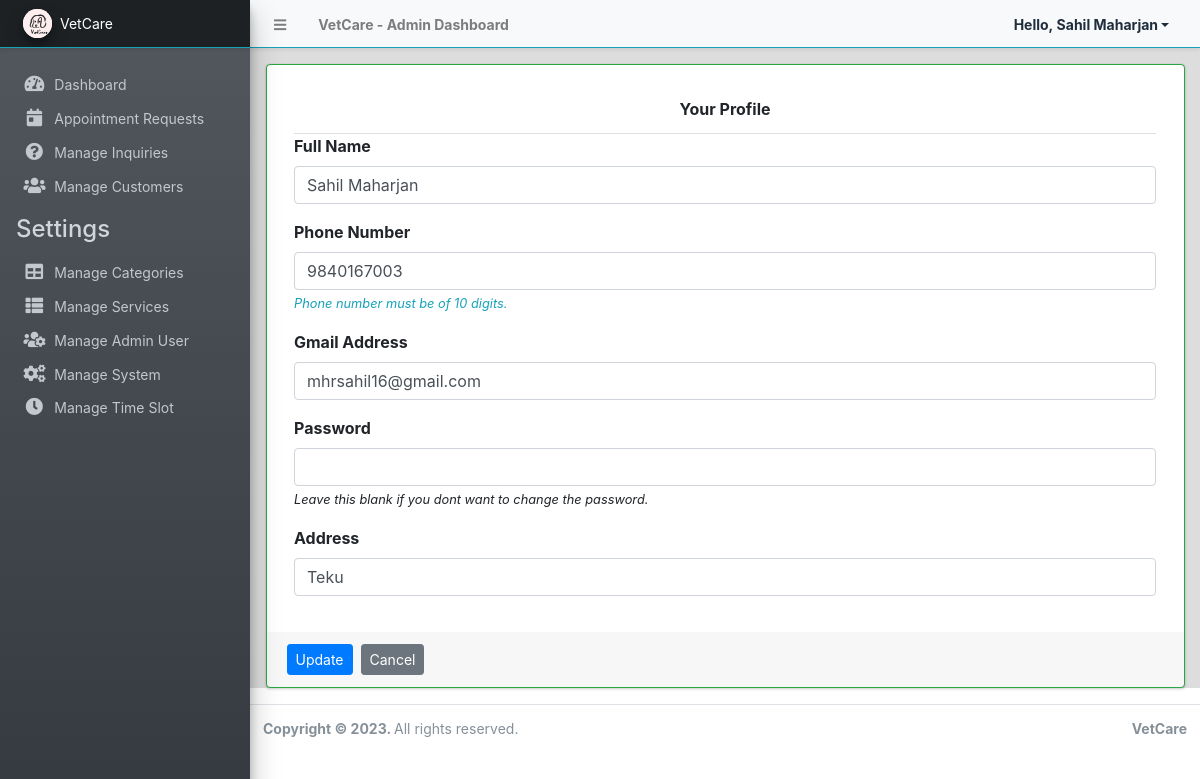
Screenshot of /admin/?page=user (signed in) with the database file from the repository.
### tables this page shows
CREATE TABLE `users` (
  `id` int(50) NOT NULL AUTO_INCREMENT,
  `fullname` varchar(250) NOT NULL,
  `phone` varchar(250) DEFAULT NULL,
  `email` varchar(250) DEFAULT NULL,
  `password` text NOT NULL,
  `address` varchar(250) DEFAULT NULL,
  `type` tinyint(1) NOT NULL DEFAULT 0,
  `user_status` varchar(250) DEFAULT NULL,
  `otp` varchar(255) DEFAULT NULL,
  `date_added` datetime NOT NULL DEFAULT current_timestamp(),
  `date_updated` datetime DEFAULT NULL ON UPDATE current_timestamp(),
  PRIMARY KEY (`id`)
);

### admin/user/index.php (the view, shortened to what this page needs)
<?php
$id = $_SESSION['Auth']['User']['id'];
$user = $conn->query("SELECT * FROM users where id ='".$id."'");
foreach($user->fetch_array() as $k =>$v){
	$meta[$k] = $v;
}
?>
<div class="card card-outline border border-success">
	<div class="card-body">
		<div class="container-fluid">
		<div class="card-header text-center"><b>Your Profile</b></div>
			<form action="" id="manage-user">
				<div class="form-group">
					<label for="name">Full Name</label>
					<input type="text" name="fullname" id="fullname" class="form-control" value="<?php echo isset($meta['fullname']) ? $meta['fullname']: '' ?>" required>
				</div>
				<div class="form-group">
					<label for="phone">Phone Number</label>
					<input type="tel" name="phone" id="phone" class="form-control" value="<?php echo isset($meta['phone']) ? $meta['phone']: '' ?>" pattern="^\d{10}$" required>
					<small class="text-info"><i>Phone number must be of 10 digits.</i></small>
				</div>
				<div class="form-group">
					<label for="email">Gmail Address</label>
					<input type="email" name="email" id="email" class="form-control" value="<?php echo isset($meta['email']) ? $meta['email']: '' ?>" required  autocomplete="off">
				</div>
				<div class="form-group">
					<label for="password">Password</label>
					<input type="password" name="password" id="password" class="form-control" value="" autocomplete="off">
					<small><i>Leave this blank if you dont want to change the password.</i></small>
				</div>
				<div class="form-group">
					<label for="address">Address</label>
					<input type="address" name="address" id="address" class="form-control" value="<?php echo isset($meta['address']) ? $meta['address']: '' ?>" required  autocomplete="off">
				</div>
			</form>
		</div>
	</div>
	<div class="card-footer">
			<div class="col-md-12">
				<div class="row">
					<button class="btn btn-sm btn-primary mr-2" form="manage-user">Update</button>
					<a class="btn btn-sm btn-secondary" href="./">Cancel</a>
				</div>
			</div>
		</div>
</div>

### rows the page displays
users: fullname "Sahil Maharjan", phone "9840167003", email "mhrsahil16@gmail.com", address "Teku"

### other values shown
$_settings->info('name') "VetCare"
$_SESSION['Auth']['User']['fullname'] "Sahil Maharjan"
$_settings->info('short_name') "VetCare"
